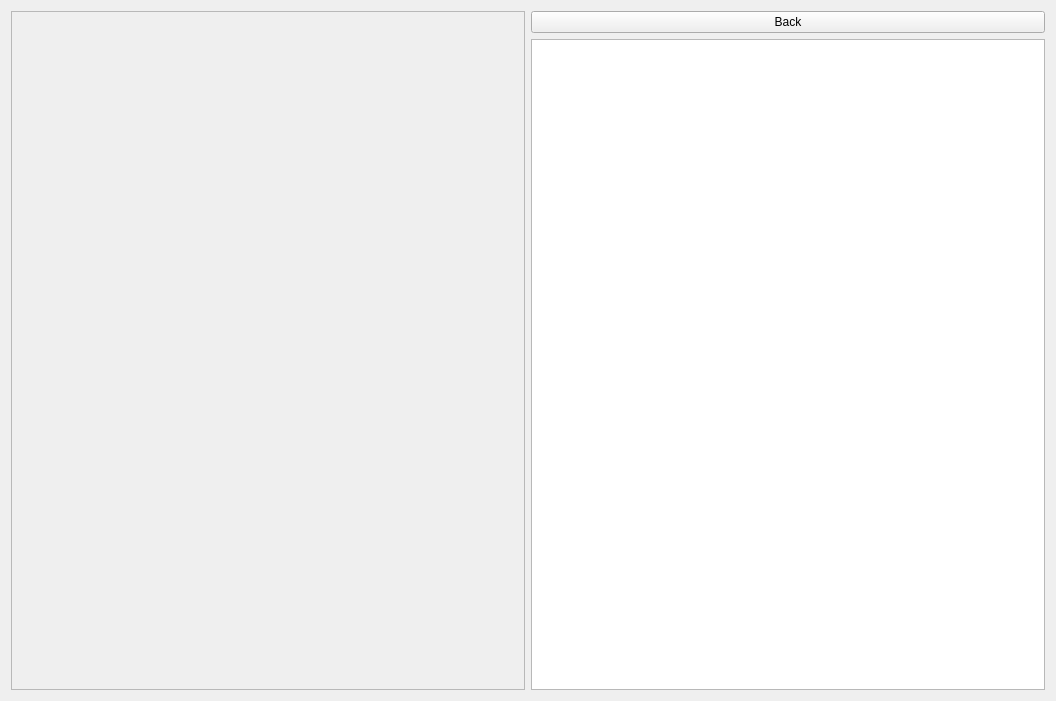
<?xml version="1.0" encoding="UTF-8"?>
<ui version="4.0">
 <class>AlbumsWidget</class>
 <widget class="QWidget" name="AlbumsWidget">
  <property name="geometry">
   <rect>
    <x>0</x>
    <y>0</y>
    <width>1056</width>
    <height>701</height>
   </rect>
  </property>
  <property name="windowTitle">
   <string>Form</string>
  </property>
  <property name="locale">
   <locale language="English" country="UnitedStates"/>
  </property>
  <layout class="QHBoxLayout" name="horizontalLayout">
   <item>
    <widget class="QScrollArea" name="scrollArea">
     <property name="widgetResizable">
      <bool>true</bool>
     </property>
     <widget class="QWidget" name="scrollAreaWidgetContents">
      <property name="geometry">
       <rect>
        <x>0</x>
        <y>0</y>
        <width>514</width>
        <height>681</height>
       </rect>
      </property>
     </widget>
    </widget>
   </item>
   <item>
    <layout class="QVBoxLayout" name="verticalLayout">
     <item>
      <widget class="QPushButton" name="backButton">
       <property name="text">
        <string>Back</string>
       </property>
       <property name="icon">
        <iconset theme="go-previous"/>
       </property>
      </widget>
     </item>
     <item>
      <widget class="QTableView" name="tableView">
       <property name="editTriggers">
        <set>QAbstractItemView::NoEditTriggers</set>
       </property>
       <property name="showGrid">
        <bool>false</bool>
       </property>
       <attribute name="horizontalHeaderVisible">
        <bool>false</bool>
       </attribute>
       <attribute name="horizontalHeaderHighlightSections">
        <bool>false</bool>
       </attribute>
       <attribute name="verticalHeaderVisible">
        <bool>false</bool>
       </attribute>
       <attribute name="verticalHeaderHighlightSections">
        <bool>false</bool>
       </attribute>
      </widget>
     </item>
    </layout>
   </item>
  </layout>
 </widget>
 <resources/>
 <connections/>
</ui>
